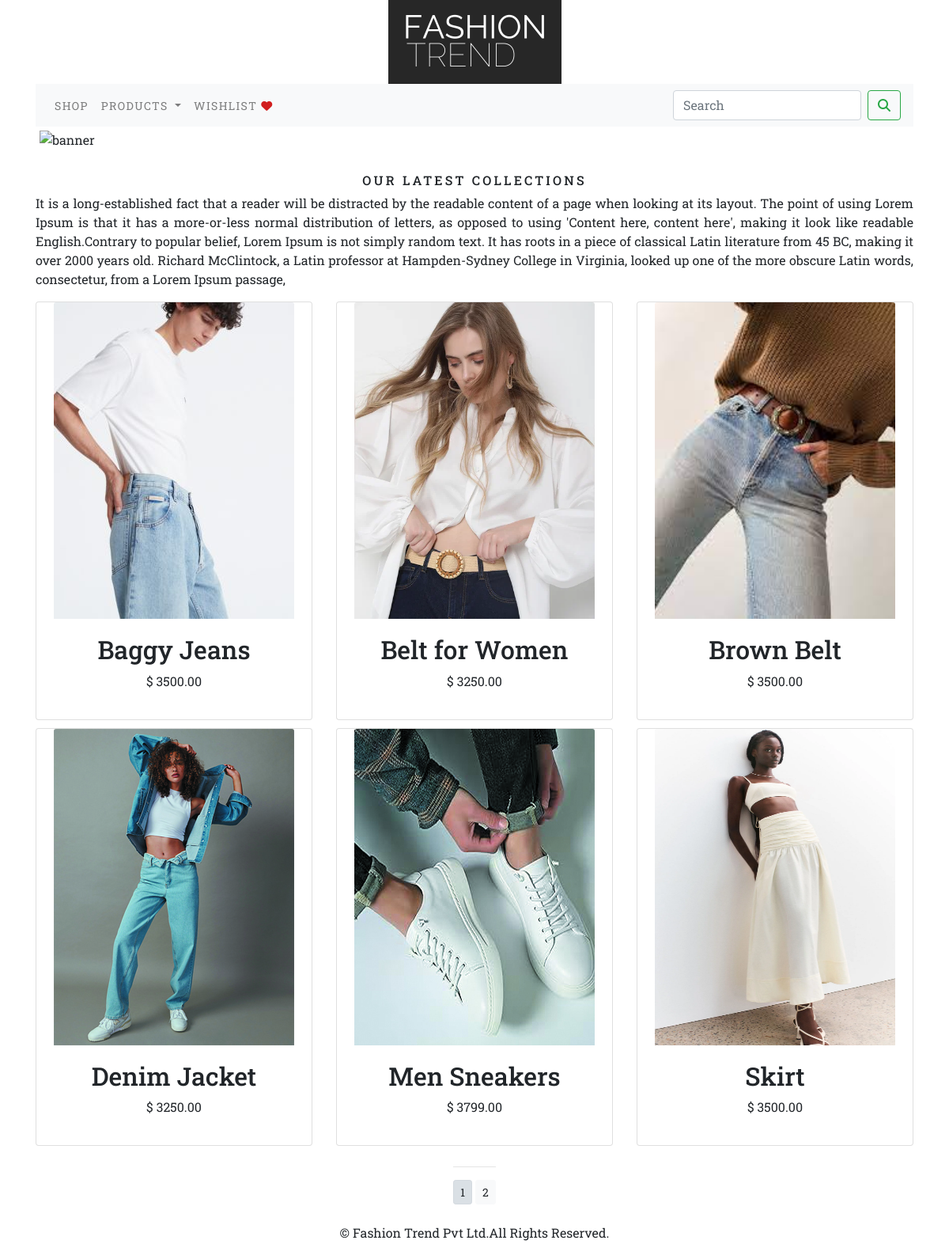
The app's page /shop/ with its own data.
### Ecommerce_app/models.py (models this page shows)
class product(models.Model):
    name = models.CharField(max_length=250, unique=True)
    slug = models.SlugField(max_length=250, unique=True)
    description = models.TextField(blank=True)
    price = models.DecimalField(max_digits=10, decimal_places=2)
    ctg = models.ForeignKey(category, on_delete=models.CASCADE)
    image = models.ImageField(upload_to='product')
    stock = models.IntegerField()
    available = models.BooleanField(default=True, blank=True)
    created = models.DateTimeField(auto_now_add=True)
    updated = models.DateTimeField(auto_now_add=True)
    def get_url(self):
        return reverse('Ecommerce_app:all_pro_detail',args=[self.ctg.slug,self.slug])
    class Meta:
        ordering = ('name',)
        verbose_name = 'product'
        verbose_name_plural = 'products'

### Ecommerce_app/views.py (the view)
# urls.py: path('',views.allprodCat,name='allproducts'),
def allprodCat(request,cslug=None):
      cpage=None
      product_list=None
      if cslug!=None:
            cpage=get_object_or_404(category,slug=cslug)
            product_list=product.objects.all().filter(ctg=cpage,available=True)
      else:
            product_list=product.objects.all().filter(available=True)
      paginator=Paginator(product_list,6)
      try:
            page=int(request.GET.get('page','1'))
      except:
            page=1
      try:
            products=paginator.page(page)
      except (EmptyPage,InvalidPage):
            products=paginator.page(paginator.num_pages)
      return render(request,'category.html',{'cpage':cpage,'products':products})

### Ecommerce_app/context_processors.py (called while the page is built)
def all_links(request):
    links=category.objects.all()
    return dict(links=links)

### Ecommerce_app/models.py (called while the page is built)
    def get_url(self):
        return reverse('Ecommerce_app:prod_by_cat', args=[self.slug])

### cart_app/context_processors.py (called while the page is built)
def counter(request):
    item_count=0
    if 'admin' in request.path:
        return {}
    else:
        try:
            cart=Cart.objects.filter(cart_id=_cart_id(request))
            cartitems=Cart_item.objects.all().filter(cart=cart[:1])
            for cartitem in cartitems:
                item_count += cartitem.quantity
        except Cart.DoesNotExist:
            item_count=0
    return dict(item_count=item_count)

### cart_app/views.py (called while the page is built)
def _cart_id(request):
    cart=request.session.session_key
    if not cart:
        cart=request.session.create()
    return cart

### templates/category.html (shortened to what this page needs)
{% extends 'base.html' %}
{% load static %}
{% block content %}
        <div class="mx_auto">
   {% if cpage %}
            <img class="my_image" src="{{cpage.image.url}}" alt="{{cpage.name}}">
        </div>
        <div>
            <h1 class="text-center my_title">{{cpage.name}}</h1>
            <p class="text-justify">{{cpage.description}}</p>
        </div>
    </div>
    {% else %}
        <div class="container">
           <img class="my_image my_image_padding" src="{% static 'img/banner1.png' %}" alt="banner" width="1110px" height="400px">
        </div>
    <br>
        <div class="container">
            <h2 class="text-center my_title">Our latest collections</h2>
            <p class="text-justify">It is a long-established fact that a reader will be distracted by the readable content of a page when looking at its layout. The point of using Lorem Ipsum is that it has a more-or-less normal distribution of letters, as opposed to using 'Content here, content here', making it look like readable English.Contrary to popular belief, Lorem Ipsum is not simply random text. It has roots in a piece of classical Latin literature from 45 BC, making it over 2000 years old. Richard McClintock, a Latin professor at Hampden-Sydney College in Virginia, looked up one of the more obscure Latin words, consectetur, from a Lorem Ipsum passage,</p>
        </div>
    {% endif %}
<div class="container">
    <div class="row mx_auto">
        {% for p in products %}
        <div class="my_bottom_margin col-9 col-sm-12 col-md-4 col-md-4">
            <div class="card text-center style=min-width:18rem;">
                <a href="{{p.get_url}}"><img class="card-img-top my_image" style="width:304px;height:400px;" src="{{p.image.url}}"></a>
            <div class="card-body">
                <h2>{{p.name}}</h2>
                <p>$ 3{{p.price}}</p>
            </div>
            </div>
        </div>
        {% endfor %}
        <div class="mx-auto">
            {% if products.paginator.num_pages > 1 %}
            <hr><div class="text-center">
                    {% for pg in products.paginator.page_range %}
                    <a href="?page={{pg}}" class="btn btn-light btn-sm {% if products.number == pg %} active {% endif %}">{{pg}}</a>
                    {% endfor %}
                </div>
            {% endif %}
        <br>
    </div>
{% endblock %}

### templates/base.html (shortened to what this page needs)
{% load static %}
<!DOCTYPE html>
<html lang="en">
<head>
    <link rel="stylesheet" href="https://cdn.jsdelivr.net/npm/bootstrap@4.0.0/dist/css/bootstrap.min.css">
    <link rel="stylesheet" href="{% static 'css/custom.css' %}">
</head>
<body>
<div>
{% include 'header.html' %}
{% include 'navbar.html' %}
{% block content %}
{% endblock %}
</div>
{% include 'footer.html' %}
</body>
</html>

### templates/header.html
{% load static %}
<header>
  <center><img src="{% static 'img/logo.png' %}" alt="logo"></center>
</header>

### templates/navbar.html (shortened to what this page needs)
<div class="container">
<nav class="navbar navbar-expand-lg navbar-light bg-light">
  <div class="collapse navbar-collapse" id="navbarSupportedContent">
    <ul class="navbar-nav mr-auto">
      <li class="nav-item">
        <a class="nav-link" href="{% url 'Ecommerce_app:allproducts' %}">Shop</a>
      </li>
    <li class="nav-item dropdown {% if 'Ecommerce_app' in request.path %} active {% endif %}">
        <a class="nav-link dropdown-toggle" href="#" id="navbarDropdown" role="button" data-toggle="dropdown" aria-haspopup="true" aria-expanded="false">
          Products
        </a>
    </li>
        <li class="nav-item">
            <a class="nav-link" href="{% url 'wishlist_app:wish_detail'  %}">Wishlist <i class="fa-solid fa-heart" style="color: #d11f1f;"></i></a>
        </li>
    </ul>
    <form class="form-inline my-2 my-lg-0" action="{% url 'search_app:search_result' %}" method="get">
      <input class="form-control mr-sm-2" type="search" placeholder="Search" aria-label="Search" name="q">
      <button class="btn btn-outline-success my-2 my-sm-0" type="submit"><i class="fa-solid fa-magnifying-glass"></i></button>
    </form>
  </div>
</nav>
    </div>

### templates/footer.html
<div class="footer navbar-fixed-bottom container" xmlns="http://www.w3.org/1999/html" >
   <p class="text-center my_footer">&copy; Fashion Trend Pvt Ltd.All Rights Reserved.</p>
</div>

### static/css/custom.css (style rules this page uses)
body { font-family: 'Montserrat', sans-serif; font-family: 'Roboto Mono', monospace; font-family: 'Roboto Slab', serif; }
.nav-item { letter-spacing:.1em; text-transform: uppercase; font-size:14px; }
.my_footer { height:10px; }
.my_image { width:100% height:auto; }
.my_title { font-size:16px; text-transform:uppercase; letter-spacing:.2em; }
.my_image_padding { padding:5px; }
.my_bottom_margin { margin-bottom:10px; }

### records on screen
product: image (picture), name "Baggy Jeans", price "500.00"
product: image (picture), name "Belt for Women", price "250.00"
product: image (picture), name "Brown Belt", price "500.00"
product: image (picture), name "Denim Jacket", price "250.00"
product: image (picture), name "Men Sneakers", price "799.00"
product: image (picture), name "Skirt", price "500.00"

### other values on screen
{{ pg }} "1" "2"
